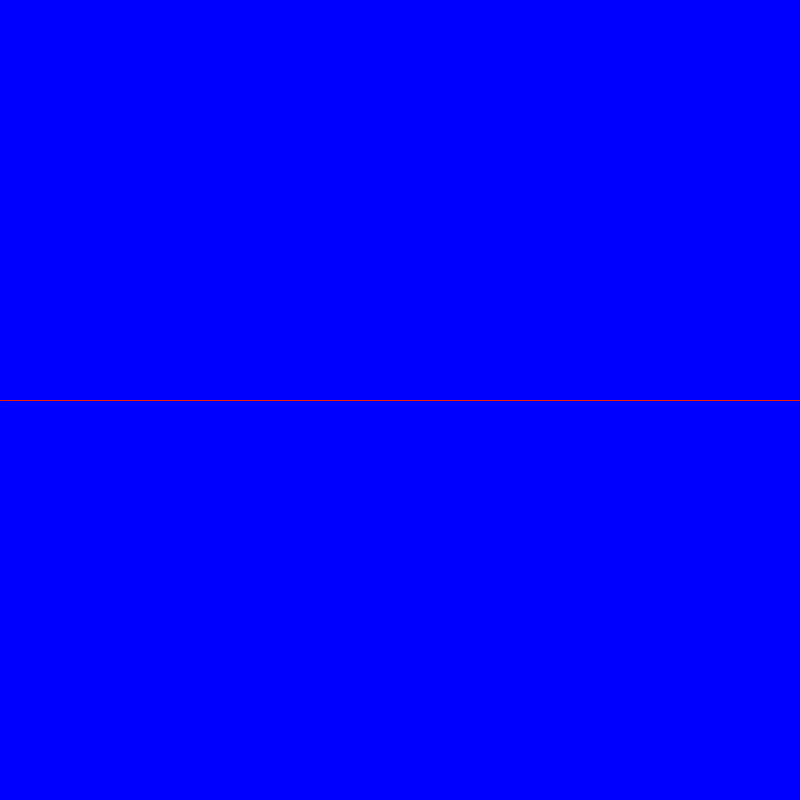
Frame 1 (no input)
Frame 60 (the mouse pressed at the canvas centre just before this capture): identical to frame 1, image omitted
Frame 120 (the mouse held since frame 60 and released just before this capture): identical to frame 1, image omitted

The Processing sketch that drew this single still picture (run headless with seeded random() and noise(); from frame 60 on, the mouse is pressed at the canvas centre):

// Processing sketch: polarCoord
// ── polarCoord.pde
void setup(){
  size(800, 800);
}

void draw(){
  translate(width/2, height/2);
  background(0,0,255);
  stroke(240,30,0);
  line(0,+height/2,0,height/2);
  line(-width/2,0,width/2,0);
  // question, how to I draw a spinning circle?
  // we can use matrices. How can I do this
}
